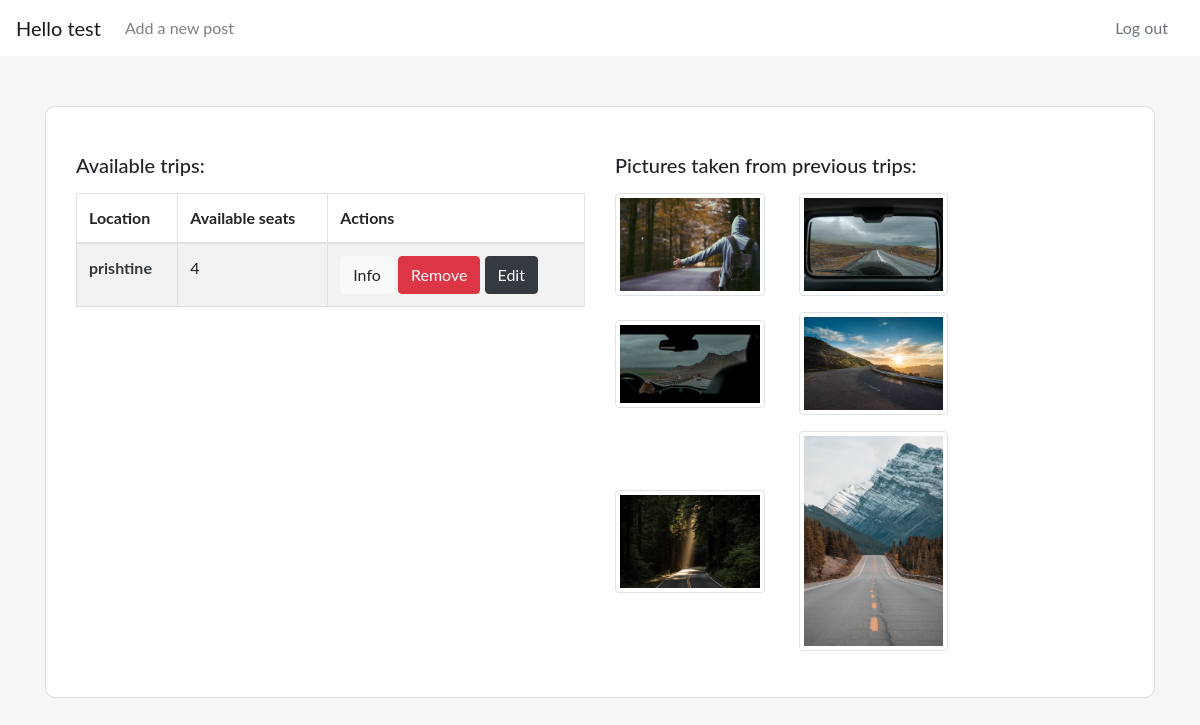
Page /dashboard (signed in) on the earlier database version.
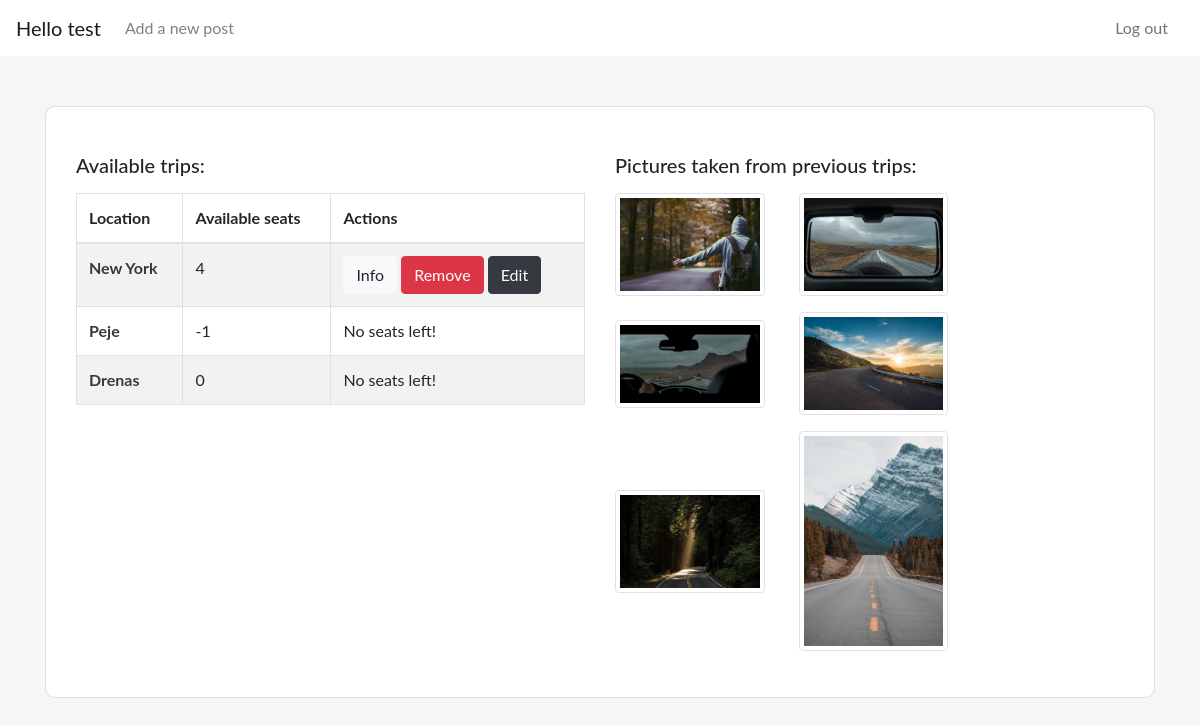
Same page on the later database version.
### hitchhiker_app/models.py (models this page shows)
class User(models.Model):
    first_name = models.CharField(max_length=255)
    last_name = models.CharField(max_length=255)
    email = models.CharField(max_length=255)
    password = models.CharField(max_length=255)
    created_at = models.DateTimeField(auto_now_add=True)
    updated_at = models.DateTimeField(auto_now=True)
    objects = UserManager()

class Trip(models.Model):
    location = models.CharField(max_length=255)
    seats = models.IntegerField(default=1, validators=[MaxValueValidator(7), MinValueValidator(1)])
    desc = models.TextField()
    posted_by = models.ForeignKey(User, related_name='has_trips', on_delete=models.CASCADE)
    reserve_seat = models.BooleanField(default=0)
    created_at = models.DateTimeField(auto_now_add=True)
    updated_at = models.DateTimeField(auto_now=True)
    objects = TripManager()

### hitchhiker_app/views.py (the view)
# urls.py: path('dashboard', views.dashboard),
def dashboard(request):
    if 'uid' not in request.session:
        return redirect('/')
    else:
        context = {
            'logged_user': User.objects.get(id=request.session['uid']),
            'all_trips': Trip.objects.all()
        }
        return render(request, 'dashboard.html', context)

### hitchhiker_app/templates/dashboard.html (shortened to what this page needs)
<!doctype html>
<html lang="en">
<head>
    <link rel="stylesheet" href="https://stackpath.bootstrapcdn.com/bootstrap/4.5.0/css/bootstrap.min.css">
    {% load static %}
    <link rel="stylesheet" href="{% static 'css/style.css' %}">
</head>
<body>
    <div id="wrapper">
        <nav class="navbar navbar-expand-lg navbar-light bg-white">
            <a class="navbar-brand" href="#">Hello {{ logged_user.first_name }}</a>
            <div class="collapse navbar-collapse" id="navbarSupportedContent">
                <ul class="navbar-nav mr-auto">
                    <li class="nav-item">
                        <a class="nav-link" href="/trips/new">Add a new post</a>
                    </li>
                </ul>
                <p class=" my-2 my-lg-0">
                    <a href="/log_out" class="nav-link text-secondary">Log out</a>
                </p>
            </div>
        </nav>
        <div class="container">
            <div id="my-trips">
                <div class="card">
                    <div class="body">
                        <div class="row">
                            <div class="col-md-6">
                                <h5 class="my-3">Available trips: </h5>
                                <table class="table table-striped table-bordered">
                                    <thead>
                                        <tr>
                                            <th scope="col">Location</th>
                                            <th scope="col">Available seats</th>
                                            <th scope="col">Actions</th>
                                        </tr>
                                    </thead>
                                    <tbody>
                                        {% for trip in all_trips %}
                                        <tr>
                                            <th scope="row">
                                                <a class="text-dark">{{trip.location}}</a></th>
                                            <td>{{trip.seats}}</td>
                                            {% if logged_user.id == trip.posted_by.id %}
                                            <td>
                                                <a href="/trips/{{trip.id}}" class="btn btn-light">Info</a>
                                                <a class="btn btn-danger" href="/trips/{{trip.id}}/delete">Remove</a>
                                                <a href="/trips/edit/{{trip.id}}" class="btn btn-dark">Edit</a></td>
                                            {% elif logged_user.id != trip.posted_by.id and trip.seats > 0 %}
                                            <td><a href="/trips/reserve/{{trip.id}}" class="btn btn-dark">Reserve a seat</a></td>
                                            {% elif 0 >= trip.seats %}
                                            <td>No seats left!</td>
                                            {% endif %}
                                        </tr>{% endfor %}
                                    </tbody>
                                </table>
                            </div>
                            <div class="col-md-6">
                                <h5 class="my-3">Pictures taken from previous trips: </h5>
                                <div class="row">
                                    <div class="mdb-lightbox">
                                        <figure class="col-md-4">
                                            <a href="{% static 'img/img6.jfif' %}" data-size="1600x1067">
                                                <img alt="picture" src="{% static 'img/img6.jfif' %}" class="img-thumbnail" />
                                            </a>
                                        </figure>
                                        <figure class="col-md-4">
                                            <a href="{% static 'img/img5.jfif' %}" data-size="1600x1067">
                                                <img alt="picture" src="{% static 'img/img5.jfif' %}" class="img-thumbnail" />
                                            </a>
                                        </figure>
                                        <figure class="col-md-4">
                                            <a href="{% static 'img/img4.jfif' %}" data-size="1600x1067">
                                                <img alt="picture" src="{% static 'img/img4.jfif' %}" class="img-thumbnail" />
                                            </a>
                                        </figure>
                                        <figure class="col-md-4">
                                            <a href="{% static 'img/img3.jfif' %}" data-size="1600x1067">
                                                <img alt="picture" src="{% static 'img/img3.jfif' %}" class="img-thumbnail" />
                                            </a>
                                        </figure>
                                        <figure class="col-md-4">
                                            <a href="{% static 'img/img2.jfif' %}" data-size="1600x1067">
                                                <img alt="picture" src="{% static 'img/img2.jfif' %}" class="img-thumbnail" />
                                            </a>
                                        </figure>
                                        <figure class="col-md-4">
                                            <a href="{% static 'img/img1.jfif' %}" data-size="1600x1067">
                                                <img alt="picture" src="{% static 'img/img1.jfif' %}" class="img-thumbnail" />
                                            </a>
                                        </figure>
                                    </div>
                                </div>
                            </div>
                        </div>
                    </div>
                </div>
            </div>
        </div>
</body>
</html>

### hitchhiker_app/static/css/style.css (style rules this page uses)
body { background-color: #F4F7F6; font-family: 'Lato', sans-serif; }
#wrapper { background-color: #F4F7F6; }
.card { background-color: #fff; padding: 30px; border-radius: 10px; margin: 50px auto; }
figure { display: inline-block; }

Differences in the rows shown:
removed Trip: location "prishtine", seats "4"
added Trip: location "New York", seats "4"
added Trip: location "Peje", seats "-1", shows "No seats left!"
added Trip: location "Drenas", seats "0", shows "No seats left!"
